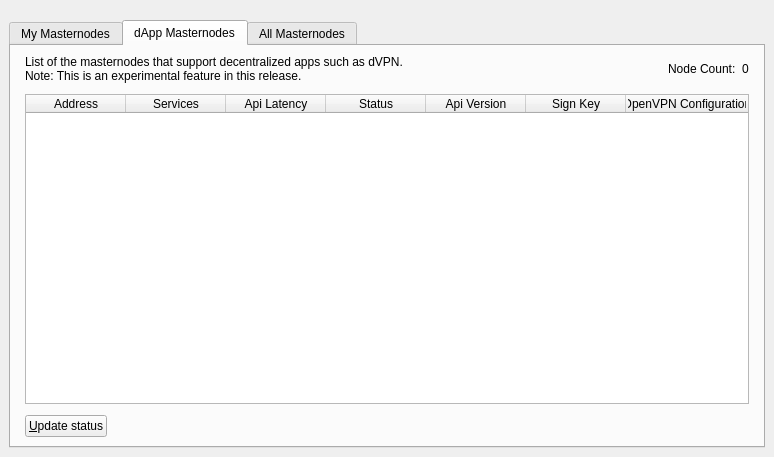
<?xml version="1.0" encoding="UTF-8"?>
<ui version="4.0">
 <class>MasternodeList</class>
 <widget class="QWidget" name="MasternodeList">
  <property name="geometry">
   <rect>
    <x>0</x>
    <y>0</y>
    <width>774</width>
    <height>457</height>
   </rect>
  </property>
  <property name="windowTitle">
   <string>Form</string>
  </property>
  <layout class="QVBoxLayout" name="topLayout">
   <property name="leftMargin">
    <number>0</number>
   </property>
   <property name="topMargin">
    <number>0</number>
   </property>
   <property name="rightMargin">
    <number>0</number>
   </property>
   <property name="bottomMargin">
    <number>0</number>
   </property>
   <item>
    <layout class="QVBoxLayout" name="verticalLayout">
     <property name="spacing">
      <number>2</number>
     </property>
     <property name="bottomMargin">
      <number>0</number>
     </property>
     <item>
      <spacer name="horizontalSpacer0">
       <property name="orientation">
        <enum>Qt::Horizontal</enum>
       </property>
       <property name="sizeHint" stdset="0">
        <size>
         <width>40</width>
         <height>20</height>
        </size>
       </property>
      </spacer>
     </item>
     <item>
      <widget class="QWidget" name="widget" native="true">
       <property name="sizePolicy">
        <sizepolicy hsizetype="Expanding" vsizetype="Expanding">
         <horstretch>0</horstretch>
         <verstretch>0</verstretch>
        </sizepolicy>
       </property>
       <layout class="QVBoxLayout" name="verticalLayout_3">
        <property name="topMargin">
         <number>0</number>
        </property>
        <item>
         <widget class="QTabWidget" name="tabWidget">
          <property name="sizePolicy">
           <sizepolicy hsizetype="Preferred" vsizetype="Preferred">
            <horstretch>0</horstretch>
            <verstretch>0</verstretch>
           </sizepolicy>
          </property>
          <property name="currentIndex">
           <number>1</number>
          </property>
          <widget class="QWidget" name="tabMyMasternodes">
           <attribute name="title">
            <string>My Masternodes</string>
           </attribute>
           <layout class="QGridLayout" name="gridLayout_2">
            <item row="0" column="2">
             <spacer name="horizontalSpacer_6">
              <property name="orientation">
               <enum>Qt::Horizontal</enum>
              </property>
              <property name="sizeType">
               <enum>QSizePolicy::Minimum</enum>
              </property>
              <property name="sizeHint" stdset="0">
               <size>
                <width>5</width>
                <height>20</height>
               </size>
              </property>
             </spacer>
            </item>
            <item row="0" column="1">
             <layout class="QVBoxLayout" name="verticalLayout_2">
              <property name="bottomMargin">
               <number>0</number>
              </property>
              <item>
               <layout class="QHBoxLayout" name="horizontalLayout_note">
                <property name="bottomMargin">
                 <number>0</number>
                </property>
                <item>
                 <widget class="QLabel" name="updateNote">
                  <property name="text">
                   <string>Note: Status of your masternodes in local wallet can potentially be slightly incorrect.&lt;br /&gt;Always wait for wallet to sync additional data and then double check from another node&lt;br /&gt;if your masternode should be running but you still do not see &quot;ENABLED&quot; in &quot;Status&quot; field.</string>
                  </property>
                 </widget>
                </item>
               </layout>
              </item>
              <item>
               <spacer name="verticalSpacer_3">
                <property name="orientation">
                 <enum>Qt::Vertical</enum>
                </property>
                <property name="sizeType">
                 <enum>QSizePolicy::Minimum</enum>
                </property>
                <property name="sizeHint" stdset="0">
                 <size>
                  <width>20</width>
                  <height>5</height>
                 </size>
                </property>
               </spacer>
              </item>
              <item>
               <widget class="QTableWidget" name="tableWidgetMyMasternodes">
                <property name="minimumSize">
                 <size>
                  <width>695</width>
                  <height>0</height>
                 </size>
                </property>
                <property name="editTriggers">
                 <set>QAbstractItemView::NoEditTriggers</set>
                </property>
                <property name="alternatingRowColors">
                 <bool>false</bool>
                </property>
                <property name="selectionMode">
                 <enum>QAbstractItemView::SingleSelection</enum>
                </property>
                <property name="selectionBehavior">
                 <enum>QAbstractItemView::SelectRows</enum>
                </property>
                <property name="sortingEnabled">
                 <bool>true</bool>
                </property>
                <attribute name="horizontalHeaderStretchLastSection">
                 <bool>true</bool>
                </attribute>
                <column>
                 <property name="text">
                  <string>Alias</string>
                 </property>
                </column>
                <column>
                 <property name="text">
                  <string>Address</string>
                 </property>
                </column>
                <column>
                 <property name="text">
                  <string>Protocol</string>
                 </property>
                </column>
                <column>
                 <property name="text">
                  <string>Status</string>
                 </property>
                </column>
                <column>
                 <property name="text">
                  <string>Active</string>
                 </property>
                </column>
                <column>
                 <property name="text">
                  <string>Last Seen</string>
                 </property>
                </column>
                <column>
                 <property name="text">
                  <string>Payee</string>
                 </property>
                </column>
               </widget>
              </item>
              <item>
               <spacer name="verticalSpacer_4">
                <property name="orientation">
                 <enum>Qt::Vertical</enum>
                </property>
                <property name="sizeType">
                 <enum>QSizePolicy::Minimum</enum>
                </property>
                <property name="sizeHint" stdset="0">
                 <size>
                  <width>20</width>
                  <height>5</height>
                 </size>
                </property>
               </spacer>
              </item>
              <item>
               <layout class="QHBoxLayout" name="horizontalLayout_5">
                <property name="bottomMargin">
                 <number>0</number>
                </property>
                <item>
                 <widget class="QPushButton" name="startButton">
                  <property name="text">
                   <string>S&amp;tart alias</string>
                  </property>
                 </widget>
                </item>
                <item>
                 <widget class="QPushButton" name="startAllButton">
                  <property name="text">
                   <string>Start &amp;all</string>
                  </property>
                 </widget>
                </item>
                <item>
                 <widget class="QPushButton" name="startMissingButton">
                  <property name="text">
                   <string>Start &amp;MISSING</string>
                  </property>
                 </widget>
                </item>
                <item>
                 <widget class="QPushButton" name="UpdateButton">
                  <property name="text">
                   <string>&amp;Update status</string>
                  </property>
                 </widget>
                </item>
                <item>
                 <widget class="QLabel" name="autoupdate_label">
                  <property name="text">
                   <string>Status will be updated automatically in (sec):</string>
                  </property>
                 </widget>
                </item>
                <item>
                 <widget class="QLabel" name="secondsLabel">
                  <property name="text">
                   <string>0</string>
                  </property>
                 </widget>
                </item>
                <item>
                 <spacer name="horizontalSpacer_5">
                  <property name="orientation">
                   <enum>Qt::Horizontal</enum>
                  </property>
                  <property name="sizeHint" stdset="0">
                   <size>
                    <width>40</width>
                    <height>20</height>
                   </size>
                  </property>
                 </spacer>
                </item>
               </layout>
              </item>
             </layout>
            </item>
            <item row="0" column="0">
             <spacer name="horizontalSpacer_4">
              <property name="orientation">
               <enum>Qt::Horizontal</enum>
              </property>
              <property name="sizeType">
               <enum>QSizePolicy::Minimum</enum>
              </property>
              <property name="sizeHint" stdset="0">
               <size>
                <width>5</width>
                <height>20</height>
               </size>
              </property>
             </spacer>
            </item>
           </layout>
          </widget>
          <widget class="QWidget" name="tabDappsMasternodes">
           <attribute name="title">
            <string>dApp Masternodes</string>
           </attribute>
           <layout class="QGridLayout" name="gridLayout_3">
            <item row="0" column="2">
             <spacer name="horizontalSpacer_7">
              <property name="orientation">
               <enum>Qt::Horizontal</enum>
              </property>
              <property name="sizeType">
               <enum>QSizePolicy::Minimum</enum>
              </property>
              <property name="sizeHint" stdset="0">
               <size>
                <width>5</width>
                <height>20</height>
               </size>
              </property>
             </spacer>
            </item>
            <item row="0" column="1">
             <layout class="QVBoxLayout" name="verticalLayout_4">
              <property name="bottomMargin">
               <number>0</number>
              </property>
              <item>
               <layout class="QHBoxLayout" name="horizontalLayout_note_dapps">
                <property name="bottomMargin">
                 <number>0</number>
                </property>
                <item>
                 <widget class="QLabel" name="updateDappsNote">
                  <property name="text">
                   <string>List of the masternodes that support decentralized apps such as dVPN.&lt;br /&gt;Note: This is an experimental feature in this release.</string>
                  </property>
                 </widget>
                </item>
                <item>
                 <spacer name="horizontalSpacer_8">
                  <property name="orientation">
                   <enum>Qt::Horizontal</enum>
                  </property>
                  <property name="sizeHint" stdset="0">
                   <size>
                    <width>10</width>
                    <height>20</height>
                   </size>
                  </property>
                 </spacer>
                </item>
                <item>
                 <widget class="QLabel" name="label_count_1">
                  <property name="text">
                   <string>Node Count:</string>
                  </property>
                 </widget>
                </item>
                <item>
                 <widget class="QLabel" name="countLabelDapps">
                  <property name="text">
                   <string>0</string>
                  </property>
                 </widget>
                </item>
               </layout>
              </item>
              <item>
               <spacer name="verticalSpacer_5">
                <property name="orientation">
                 <enum>Qt::Vertical</enum>
                </property>
                <property name="sizeType">
                 <enum>QSizePolicy::Minimum</enum>
                </property>
                <property name="sizeHint" stdset="0">
                 <size>
                  <width>20</width>
                  <height>5</height>
                 </size>
                </property>
               </spacer>
              </item>
              <item>
               <widget class="QTableWidget" name="tableWidgetDappsMasternodes">
                <property name="minimumSize">
                 <size>
                  <width>695</width>
                  <height>0</height>
                 </size>
                </property>
                <property name="editTriggers">
                 <set>QAbstractItemView::NoEditTriggers</set>
                </property>
                <property name="alternatingRowColors">
                 <bool>false</bool>
                </property>
                <property name="selectionMode">
                 <enum>QAbstractItemView::SingleSelection</enum>
                </property>
                <property name="selectionBehavior">
                 <enum>QAbstractItemView::SelectRows</enum>
                </property>
                <property name="sortingEnabled">
                 <bool>true</bool>
                </property>
                <attribute name="horizontalHeaderStretchLastSection">
                 <bool>true</bool>
                </attribute>
                <column>
                 <property name="text">
                  <string>Address</string>
                 </property>
                </column>
                <column>
                 <property name="text">
                  <string>Services</string>
                 </property>
                </column>
                <column>
                 <property name="text">
                  <string>Api Latency</string>
                 </property>
                </column>
                <column>
                 <property name="text">
                  <string>Status</string>
                 </property>
                </column>
                <column>
                 <property name="text">
                  <string>Api Version</string>
                 </property>
                </column>
                <column>
                 <property name="text">
                  <string>Sign Key</string>
                 </property>
                </column>
                <column>
                 <property name="text">
                  <string>OpenVPN Configuration</string>
                 </property>
                </column>
               </widget>
              </item>
              <item>
               <spacer name="verticalSpacer_6">
                <property name="orientation">
                 <enum>Qt::Vertical</enum>
                </property>
                <property name="sizeType">
                 <enum>QSizePolicy::Minimum</enum>
                </property>
                <property name="sizeHint" stdset="0">
                 <size>
                  <width>20</width>
                  <height>5</height>
                 </size>
                </property>
               </spacer>
              </item>
              <item>
               <layout class="QHBoxLayout" name="horizontalLayout_6">
                <property name="bottomMargin">
                 <number>0</number>
                </property>
                <item>
                 <widget class="QPushButton" name="DappsUpdateButton">
                  <property name="text">
                   <string>&amp;Update status</string>
                  </property>
                 </widget>
                </item>
                <item>
                 <spacer name="horizontalSpacer_9">
                  <property name="orientation">
                   <enum>Qt::Horizontal</enum>
                  </property>
                  <property name="sizeHint" stdset="0">
                   <size>
                    <width>40</width>
                    <height>20</height>
                   </size>
                  </property>
                 </spacer>
                </item>
               </layout>
              </item>
             </layout>
            </item>
            <item row="0" column="0">
             <spacer name="horizontalSpacer_10">
              <property name="orientation">
               <enum>Qt::Horizontal</enum>
              </property>
              <property name="sizeType">
               <enum>QSizePolicy::Minimum</enum>
              </property>
              <property name="sizeHint" stdset="0">
               <size>
                <width>5</width>
                <height>20</height>
               </size>
              </property>
             </spacer>
            </item>
           </layout>
          </widget>
          <widget class="QWidget" name="tabAllMasternodes">
           <attribute name="title">
            <string>All Masternodes</string>
           </attribute>
           <layout class="QGridLayout" name="gridLayout">
            <item row="0" column="1">
             <layout class="QHBoxLayout" name="horizontalLayout_3">
              <property name="bottomMargin">
               <number>0</number>
              </property>
              <item>
               <widget class="QLabel" name="label_filter">
                <property name="text">
                 <string>Filter List:</string>
                </property>
               </widget>
              </item>
              <item>
               <widget class="QLineEdit" name="filterLineEdit">
                <property name="toolTip">
                 <string>Filter masternode list</string>
                </property>
               </widget>
              </item>
              <item>
               <spacer name="horizontalSpacer_3">
                <property name="orientation">
                 <enum>Qt::Horizontal</enum>
                </property>
                <property name="sizeHint" stdset="0">
                 <size>
                  <width>10</width>
                  <height>20</height>
                 </size>
                </property>
               </spacer>
              </item>
              <item>
               <widget class="QLabel" name="label_count">
                <property name="text">
                 <string>Node Count:</string>
                </property>
               </widget>
              </item>
              <item>
               <widget class="QLabel" name="countLabel">
                <property name="text">
                 <string>0</string>
                </property>
               </widget>
              </item>
             </layout>
            </item>
            <item row="2" column="2">
             <spacer name="horizontalSpacer_2">
              <property name="orientation">
               <enum>Qt::Horizontal</enum>
              </property>
              <property name="sizeType">
               <enum>QSizePolicy::Minimum</enum>
              </property>
              <property name="sizeHint" stdset="0">
               <size>
                <width>10</width>
                <height>10</height>
               </size>
              </property>
             </spacer>
            </item>
            <item row="3" column="1">
             <spacer name="verticalSpacer">
              <property name="orientation">
               <enum>Qt::Vertical</enum>
              </property>
              <property name="sizeType">
               <enum>QSizePolicy::Minimum</enum>
              </property>
              <property name="sizeHint" stdset="0">
               <size>
                <width>20</width>
                <height>10</height>
               </size>
              </property>
             </spacer>
            </item>
            <item row="2" column="1">
             <widget class="QTableWidget" name="tableWidgetMasternodes">
              <property name="editTriggers">
               <set>QAbstractItemView::NoEditTriggers</set>
              </property>
              <property name="alternatingRowColors">
               <bool>false</bool>
              </property>
              <property name="selectionBehavior">
               <enum>QAbstractItemView::SelectRows</enum>
              </property>
              <property name="sortingEnabled">
               <bool>true</bool>
              </property>
              <attribute name="horizontalHeaderStretchLastSection">
               <bool>true</bool>
              </attribute>
              <column>
               <property name="text">
                <string>Address</string>
               </property>
              </column>
              <column>
               <property name="text">
                <string>Protocol</string>
               </property>
              </column>
              <column>
               <property name="text">
                <string>Status</string>
               </property>
              </column>
              <column>
               <property name="text">
                <string>Active</string>
               </property>
              </column>
              <column>
               <property name="text">
                <string>Last Seen</string>
               </property>
              </column>
              <column>
               <property name="text">
                <string>Payee</string>
               </property>
              </column>
             </widget>
            </item>
            <item row="2" column="0">
             <spacer name="horizontalSpacer">
              <property name="orientation">
               <enum>Qt::Horizontal</enum>
              </property>
              <property name="sizeType">
               <enum>QSizePolicy::Minimum</enum>
              </property>
              <property name="sizeHint" stdset="0">
               <size>
                <width>10</width>
                <height>20</height>
               </size>
              </property>
             </spacer>
            </item>
            <item row="1" column="1">
             <spacer name="verticalSpacer_2">
              <property name="orientation">
               <enum>Qt::Vertical</enum>
              </property>
              <property name="sizeType">
               <enum>QSizePolicy::Minimum</enum>
              </property>
              <property name="sizeHint" stdset="0">
               <size>
                <width>20</width>
                <height>4</height>
               </size>
              </property>
             </spacer>
            </item>
           </layout>
          </widget>
         </widget>
        </item>
       </layout>
      </widget>
     </item>
    </layout>
   </item>
  </layout>
 </widget>
 <resources/>
 <connections/>
</ui>
